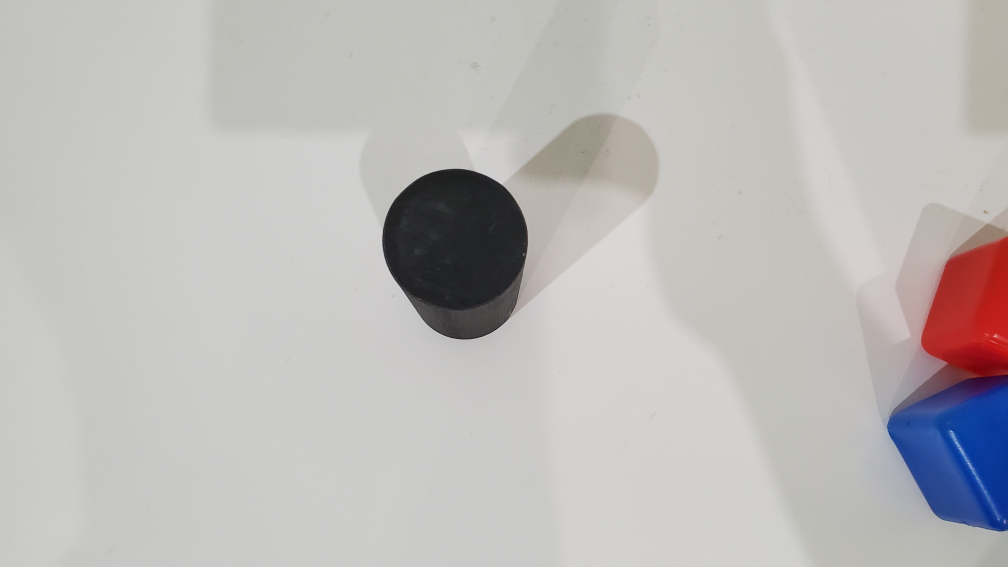
#> input picture Object Detection/SIFT/Cylindertop.jpg, 4032 x 2268 px (shown at 1/4 size)
$ jupyter execute --allow-errors ObjectDetectionUsingSIFT.ipynb   (shell and % lines are left out)   (text cells are left out)
#> lines starting #> are read from the running program, lines starting #| are printed output that depends on the picture
[cell 1]
# all plots will be set directly below the code cell that produced it
from matplotlib import pyplot as plt
from IPython.display import clear_output
import scipy.ndimage
# remove grid lines
import numpy as np
import time
import cv2

[cell 2]
# function to read and resize an image
def read_and_resize(filename, grayscale = False, fx= 0.5, fy=0.5):
#> called with filename = 'Cylindertop.jpg', grayscale = False, fx = 0.5, fy = 0.5
    if grayscale:
      img_result = cv2.imread(filename, cv2.IMREAD_GRAYSCALE)
    else:
      imgbgr = cv2.imread(filename, cv2.IMREAD_COLOR)
#> imgbgr is the input picture: shape (2268, 4032, 3); mean B, G, R 185.7, 186.4, 189.3
      # convert to rgb
      img_result = cv2.cvtColor(imgbgr, cv2.COLOR_BGR2RGB)
    # resize
    img_result = cv2.resize(img_result, None, fx=fx, fy=fy, interpolation = cv2.INTER_CUBIC)
#> img_result: shape (1134, 2016, 3)
    return img_result


def showInRow(list_of_images, titles = None, disable_ticks = False):
  count = len(list_of_images)
  for idx in range(count):
    # set inline plots size
    plt.rcParams["figure.figsize"] = (16, 10) # (w, h)
    subplot = plt.subplot(1, count, idx+1)
    if titles is not None:
      subplot.set_title(titles[idx])

    img = list_of_images[idx]
    cmap = 'gray' if (len(img.shape) == 2 or img.shape[2] == 1) else None
    subplot.imshow(img, cmap=cmap)
    if disable_ticks:
      plt.xticks([]), plt.yticks([])
  plt.show()

[cell 3]
Cylindertop = read_and_resize('Cylindertop.jpg')

gray = cv2.cvtColor(Cylindertop,cv2.COLOR_RGB2GRAY)
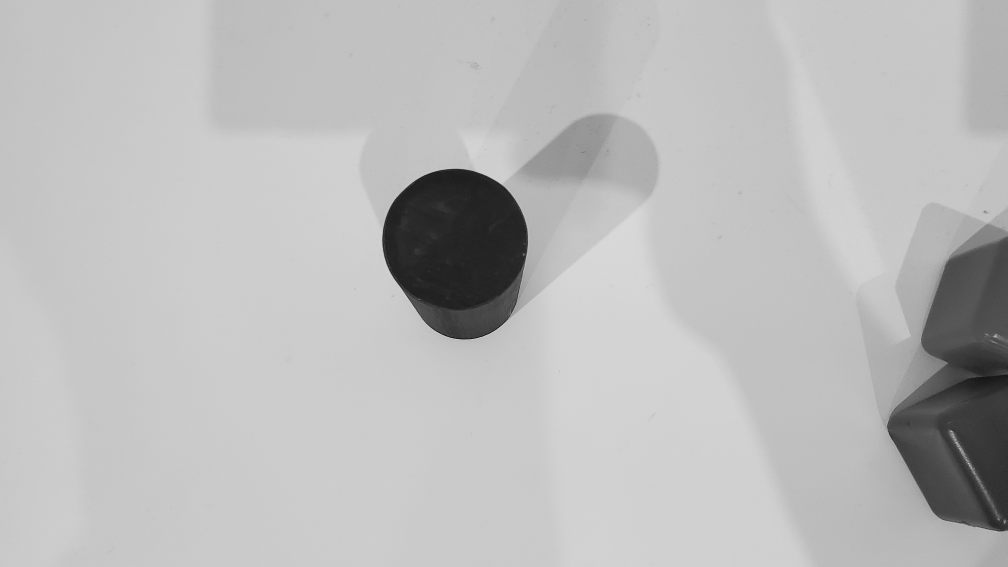
#> gray: shape (1134, 2016) (shown at 1/2 size); min 0, max 235, mean 187.2

# cv.cornerHarris(src, blockSize, ksize, k)
# blockSize Neighborhood size.
# ksize Aperture parameter for the Sobel operator.
corners = cv2.cornerHarris(gray,3,3,0.08)

# Dilate responses to make them more visible (only needed for visualization!)
dest = cv2.dilate(corners, None)

# Color pixels in the original image red, where
# the Harris response is above a given threshold
Cylindertop[dest > 0.04 * dest.max()]=[255, 0, 0]
#> Cylindertop: shape (1134, 2016, 3); mean R, G, B 189.3, 186.4, 185.7


showInRow([corners, dest, Cylindertop])
#> in showInRow, `count = len(list_of_images)`: count = 3
#> (the call stopped at in showInRow, `subplot = plt.subplot(1, count, idx+1)`: IPython is not available in this run)

[cell 4]
book = read_and_resize('Cylindertop.jpg', 0)
scene = read_and_resize('All1.jpg', 0)
#> call 3 of read_and_resize, with filename = 'All1.jpg', grayscale = 0, fx = 0.5, fy = 0.5
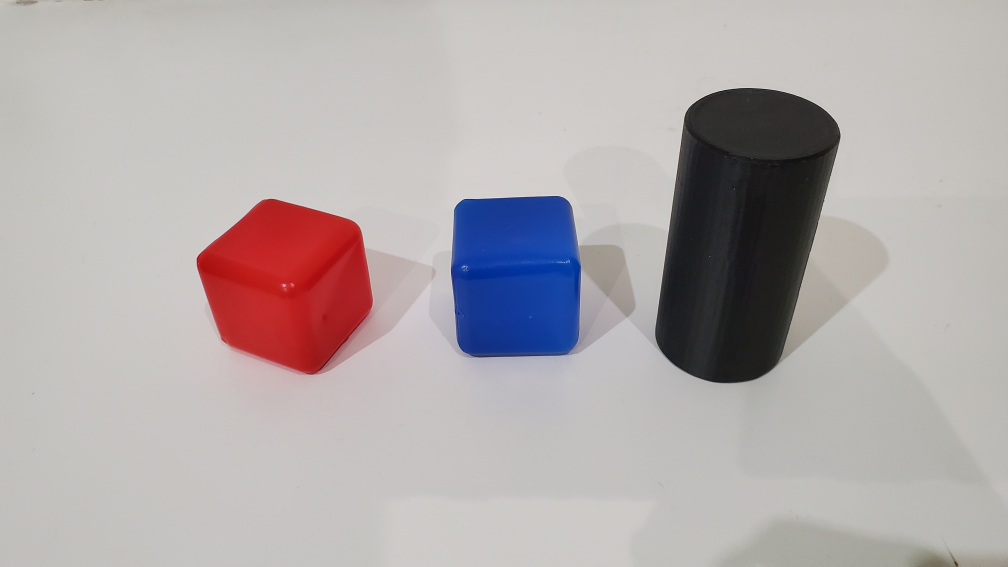
#> input picture Object Detection/SIFT/All1.jpg, 4032 x 2268 px (shown at 1/4 size)
#> in read_and_resize, imgbgr is the input picture: shape (2268, 4032, 3); mean B, G, R 172.2, 171.3, 178.3
book = book[:,0:1500]
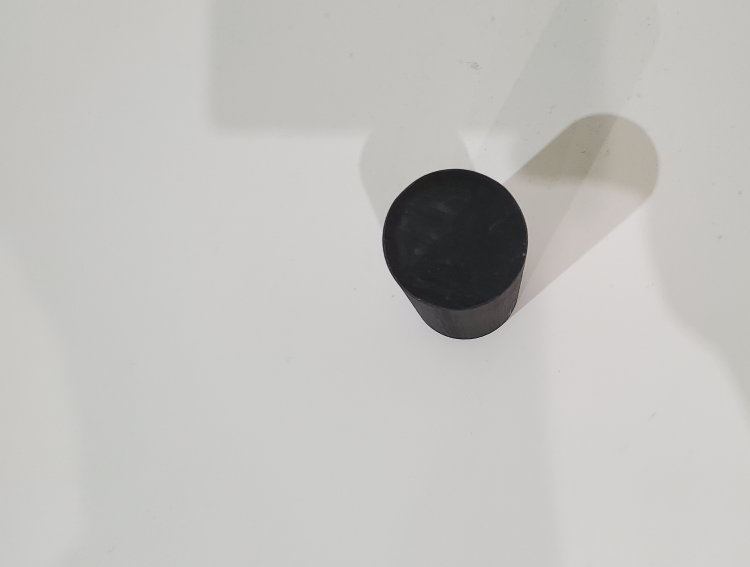
#> book: shape (1134, 1500, 3) (shown at 1/2 size); mean R, G, B 193.5, 192.5, 189.9

MIN_MATCH_COUNT = 5

sift = cv2.xfeatures2d.SIFT_create()
# find the keypoints and descriptors with SIFT
kp1, des1 = sift.detectAndCompute(book,None)
#> kp1 = 36 keypoints; strongest (x, y, size): (915, 499, 199.7), (779, 539, 2.1), (774, 527, 2.1), (773, 523, 1.9)
kp2, des2 = sift.detectAndCompute(scene,None)
#> kp2 = 95 keypoints; strongest (x, y, size): (576, 571, 213.6), (1503, 409, 253), (1029, 561, 184.2), (568, 571, 3.8)


# BFMatcher with default params
bf = cv2.BFMatcher()
matches = bf.knnMatch(des1,des2, k=2)
#> matches = 36 matches

# Apply ratio test
good = []
for m,n in matches:
    if m.distance < 0.75*n.distance:
        good.append(m)
#> this loop made 36 passes
#> after the loop, good = 5 matches


if len(good)>MIN_MATCH_COUNT:
    src_pts = np.float32([ kp1[m.queryIdx].pt for m in good ]).reshape(-1,1,2)
    dst_pts = np.float32([ kp2[m.trainIdx].pt for m in good ]).reshape(-1,1,2)

    M, mask = cv2.findHomography(src_pts, dst_pts, cv2.RANSAC,7.0)
    # findHomography is a method of finding the relation between two images of the same object taken from different viewing directions of the camera
    # findHomography returns a mask that tells us, which point pairs did not pass the Random Sample Consensus (RANSAC) filter
    matchesMask = mask.ravel().tolist()

    h,w,c = book.shape
    # Take corners of the first image and transform them onto the second image
    pts = np.float32([ [0,0],[0,h-1],[w-1,h-1],[w-1,0] ]).reshape(-1,1,2)
    dst = cv2.perspectiveTransform(pts,M)

    scene = cv2.polylines(scene,[np.int32(dst)],True,255,3, cv2.LINE_AA)

else:
    print ("Not enough matches were found, only %d. Needed: %d" % (len(good),MIN_MATCH_COUNT))
#| Not enough matches were found, only 5. Needed: 5
    matchesMask = None
# # Find the homography using the detected matches
# < your code here >

# # Use the homography to stitch the images together
# < your code here >

draw_params = dict(matchColor = (0,255,255), # draw matches in green color
                   singlePointColor = (0,255,0),
                   matchesMask = matchesMask, # draw only inliers
                   flags = 4)


img3 = cv2.drawMatches(book,kp1,scene,kp2,good,None,**draw_params)
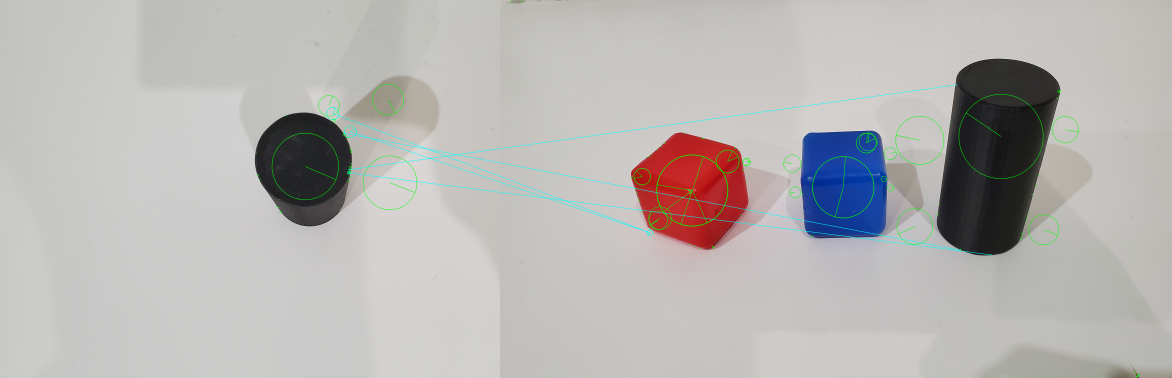
#> img3: shape (1134, 3516, 3) (shown at 1/3 size); mean R, G, B 183.9, 181.1, 179.6

showInRow([ img3])
#> (the call stopped at in showInRow, `subplot = plt.subplot(1, count, idx+1)`: IPython is not available in this run)
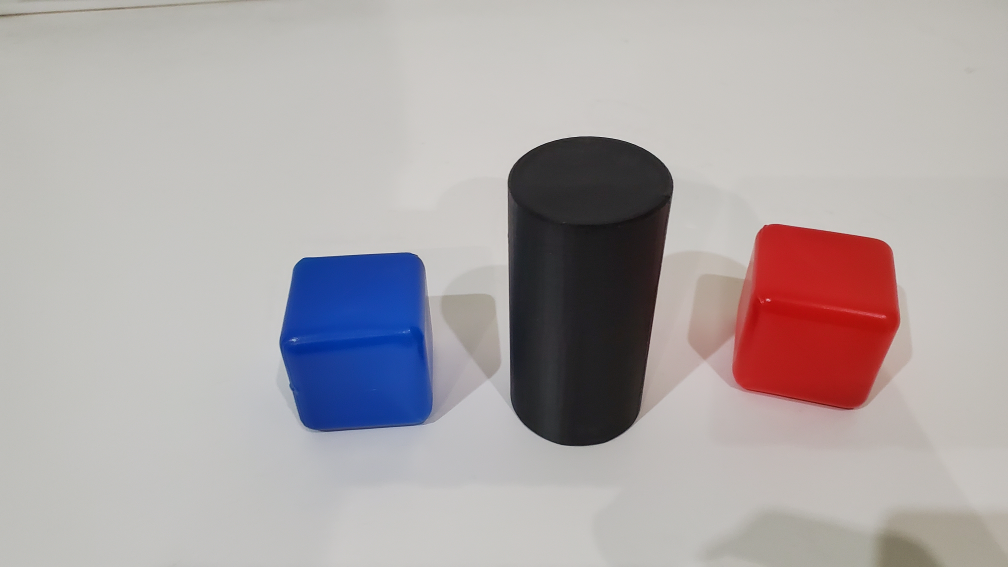
#> input picture Dataset/AllObjects/20210223_010815.jpg, 4032 x 2268 px, given in place of the camera (shown at 1/4 size)
#> further down, frame is the input picture: shape (2268, 4032, 3); mean B, G, R 168.2, 167.4, 174.4
#> `frame = cv2.flip(frame,1)`:
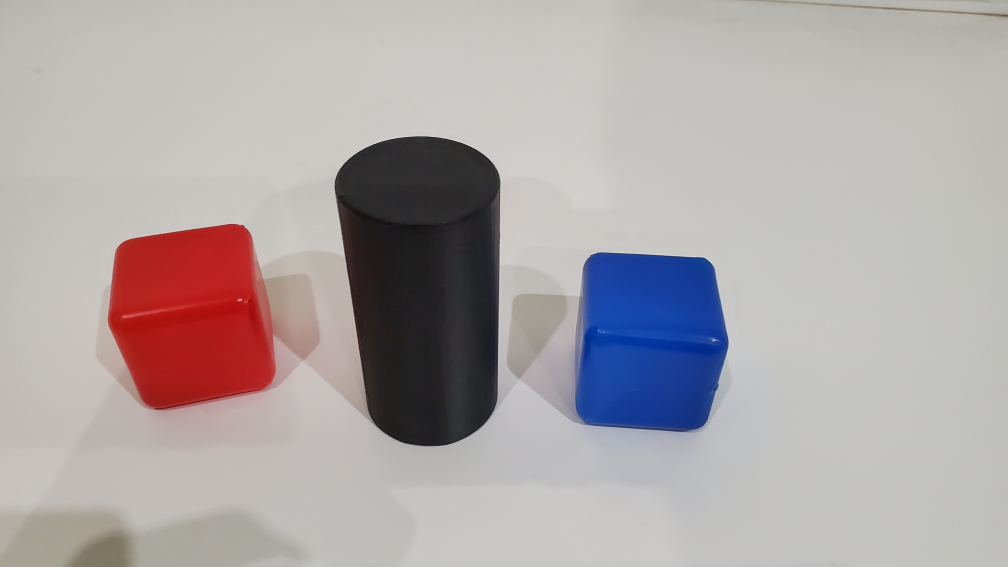
#> frame: shape (2268, 4032, 3) (shown at 1/4 size); mean B, G, R 168.2, 167.4, 174.4

[cell 5]
def sift_f(obj, scene):
  sift = cv2.xfeatures2d.SIFT_create()
  # find the keypoints and descriptors with SIFT
  kp1, des1 = sift.detectAndCompute(obj,None)
  kp2, des2 = sift.detectAndCompute(scene,None)


  # BFMatcher with default params
  bf = cv2.BFMatcher()
  matches = bf.knnMatch(des1,des2, k=2)
#> matches = 36 matches

  # Apply ratio test
  good = []
  for m,n in matches:
      if m.distance < 0.7*n.distance:
          good.append(m)
#> after the loop, good = 3 matches

  MIN_MATCH_COUNT=4

  if(len(good)>=MIN_MATCH_COUNT):
    tp=[]
    qp=[]

    for m in good:
        tp.append(kp1[m.queryIdx].pt)
        qp.append(kp2[m.trainIdx].pt)

    tp,qp=np.float32((tp,qp))

    H,status=cv2.findHomography(tp,qp,cv2.RANSAC,3.0)

    h,w,c=obj.shape
    trainBorder=np.float32([[[0,0],[0,h-1],[w-1,h-1],[w-1,0]]])
    queryBorder=cv2.perspectiveTransform(trainBorder,H)
    cv2.polylines(scene,[np.int32(queryBorder)],True,(0,255,0),5)
    return scene
  else:
    print ("Not Enough matches found- %d/%d"%(len(good),MIN_MATCH_COUNT))
#| Not Enough matches found- 3/4

[cell 6]
book = read_and_resize('Cylindertop.jpg', 0)
obj = book[:,0:1500]

cap = cv2.VideoCapture(0)

# # Define the codec and create VideoWriter object
fourcc = cv2.VideoWriter_fourcc(*'XVID')
out = cv2.VideoWriter('output.avi',fourcc, 20.0, (640,480))

#> (the rest of this cell did not finish here and is left out)
